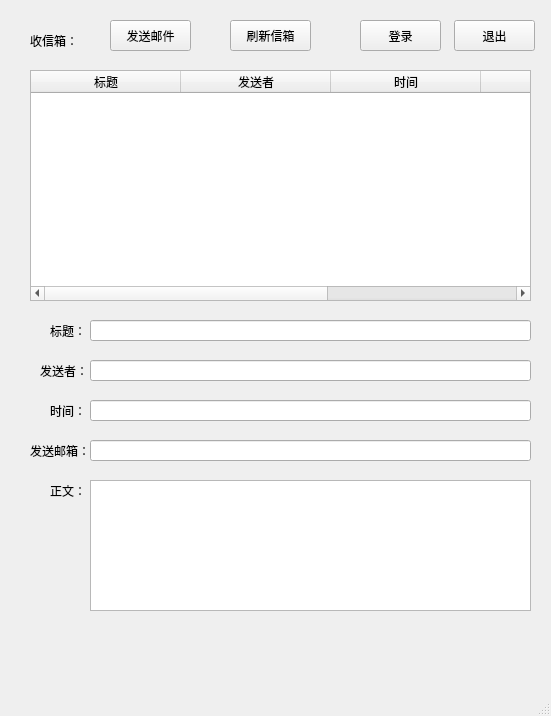
<?xml version="1.0" encoding="UTF-8"?>
<ui version="4.0">
 <class>MainWindow</class>
 <widget class="QMainWindow" name="MainWindow">
  <property name="geometry">
   <rect>
    <x>0</x>
    <y>0</y>
    <width>551</width>
    <height>716</height>
   </rect>
  </property>
  <property name="windowTitle">
   <string>MainWindow</string>
  </property>
  <widget class="QWidget" name="centralwidget">
   <widget class="QTableWidget" name="tableWidget">
    <property name="geometry">
     <rect>
      <x>30</x>
      <y>70</y>
      <width>501</width>
      <height>231</height>
     </rect>
    </property>
    <attribute name="horizontalHeaderDefaultSectionSize">
     <number>150</number>
    </attribute>
    <column>
     <property name="text">
      <string>标题</string>
     </property>
    </column>
    <column>
     <property name="text">
      <string>发送者</string>
     </property>
    </column>
    <column>
     <property name="text">
      <string>时间</string>
     </property>
    </column>
    <column>
     <property name="text">
      <string>发送邮箱</string>
     </property>
    </column>
    <column>
     <property name="text">
      <string>内容</string>
     </property>
    </column>
   </widget>
   <widget class="QLabel" name="label">
    <property name="geometry">
     <rect>
      <x>30</x>
      <y>30</y>
      <width>61</width>
      <height>21</height>
     </rect>
    </property>
    <property name="text">
     <string>收信箱：</string>
    </property>
   </widget>
   <widget class="QPushButton" name="pushButton">
    <property name="geometry">
     <rect>
      <x>360</x>
      <y>20</y>
      <width>81</width>
      <height>31</height>
     </rect>
    </property>
    <property name="text">
     <string>登录</string>
    </property>
   </widget>
   <widget class="QPushButton" name="pushButton_2">
    <property name="geometry">
     <rect>
      <x>110</x>
      <y>20</y>
      <width>81</width>
      <height>31</height>
     </rect>
    </property>
    <property name="text">
     <string>发送邮件</string>
    </property>
   </widget>
   <widget class="QPushButton" name="pushButton_3">
    <property name="geometry">
     <rect>
      <x>454</x>
      <y>20</y>
      <width>81</width>
      <height>31</height>
     </rect>
    </property>
    <property name="text">
     <string>退出</string>
    </property>
   </widget>
   <widget class="QLabel" name="label_2">
    <property name="geometry">
     <rect>
      <x>50</x>
      <y>320</y>
      <width>41</width>
      <height>21</height>
     </rect>
    </property>
    <property name="text">
     <string>标题：</string>
    </property>
   </widget>
   <widget class="QLineEdit" name="lineEdit">
    <property name="geometry">
     <rect>
      <x>90</x>
      <y>320</y>
      <width>441</width>
      <height>21</height>
     </rect>
    </property>
   </widget>
   <widget class="QLabel" name="label_3">
    <property name="geometry">
     <rect>
      <x>40</x>
      <y>360</y>
      <width>51</width>
      <height>21</height>
     </rect>
    </property>
    <property name="text">
     <string>发送者：</string>
    </property>
   </widget>
   <widget class="QLineEdit" name="lineEdit_2">
    <property name="geometry">
     <rect>
      <x>90</x>
      <y>360</y>
      <width>441</width>
      <height>21</height>
     </rect>
    </property>
   </widget>
   <widget class="QLabel" name="label_4">
    <property name="geometry">
     <rect>
      <x>30</x>
      <y>440</y>
      <width>61</width>
      <height>21</height>
     </rect>
    </property>
    <property name="text">
     <string>发送邮箱：</string>
    </property>
   </widget>
   <widget class="QLineEdit" name="lineEdit_3">
    <property name="geometry">
     <rect>
      <x>90</x>
      <y>440</y>
      <width>441</width>
      <height>21</height>
     </rect>
    </property>
   </widget>
   <widget class="QLabel" name="label_5">
    <property name="geometry">
     <rect>
      <x>50</x>
      <y>480</y>
      <width>41</width>
      <height>21</height>
     </rect>
    </property>
    <property name="text">
     <string>正文：</string>
    </property>
   </widget>
   <widget class="QTextEdit" name="textEdit">
    <property name="geometry">
     <rect>
      <x>90</x>
      <y>480</y>
      <width>441</width>
      <height>131</height>
     </rect>
    </property>
   </widget>
   <widget class="QPushButton" name="pushButton_4">
    <property name="geometry">
     <rect>
      <x>230</x>
      <y>20</y>
      <width>81</width>
      <height>31</height>
     </rect>
    </property>
    <property name="text">
     <string>刷新信箱</string>
    </property>
   </widget>
   <widget class="QLabel" name="label_6">
    <property name="geometry">
     <rect>
      <x>50</x>
      <y>400</y>
      <width>41</width>
      <height>21</height>
     </rect>
    </property>
    <property name="text">
     <string>时间：</string>
    </property>
   </widget>
   <widget class="QLineEdit" name="lineEdit_4">
    <property name="geometry">
     <rect>
      <x>90</x>
      <y>400</y>
      <width>441</width>
      <height>21</height>
     </rect>
    </property>
   </widget>
  </widget>
  <widget class="QMenuBar" name="menubar">
   <property name="geometry">
    <rect>
     <x>0</x>
     <y>0</y>
     <width>551</width>
     <height>23</height>
    </rect>
   </property>
  </widget>
  <widget class="QStatusBar" name="statusbar"/>
 </widget>
 <resources/>
 <connections/>
</ui>
